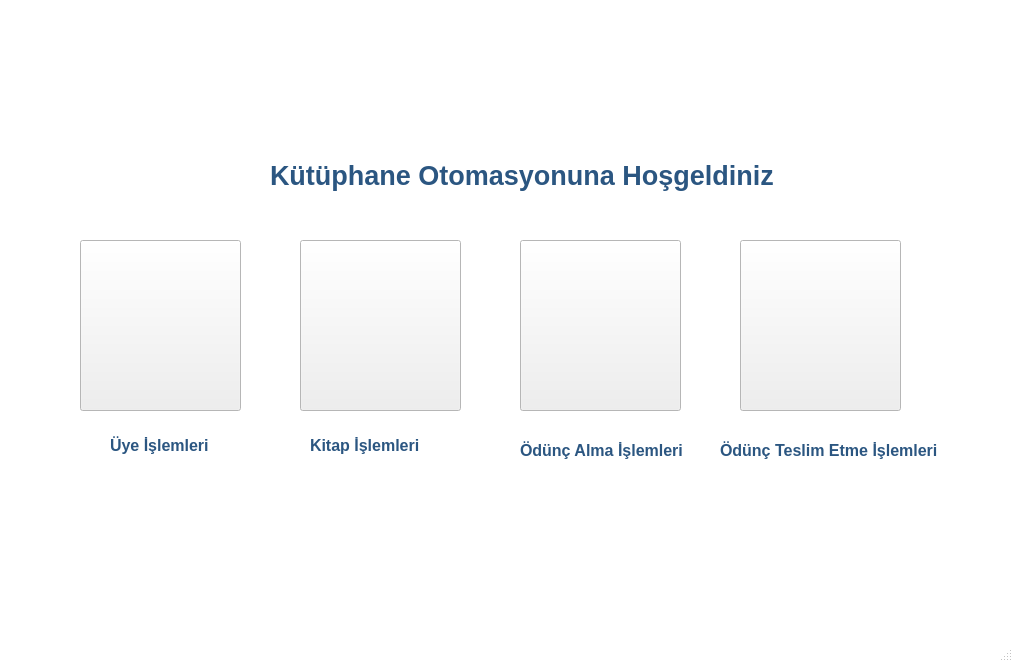
<?xml version="1.0" encoding="UTF-8"?>
<ui version="4.0">
 <class>MainWindow</class>
 <widget class="QMainWindow" name="MainWindow">
  <property name="geometry">
   <rect>
    <x>0</x>
    <y>0</y>
    <width>1013</width>
    <height>662</height>
   </rect>
  </property>
  <property name="palette">
   <palette>
    <active>
     <colorrole role="Window">
      <brush brushstyle="SolidPattern">
       <color alpha="255">
        <red>255</red>
        <green>255</green>
        <blue>255</blue>
       </color>
      </brush>
     </colorrole>
    </active>
    <inactive>
     <colorrole role="Window">
      <brush brushstyle="SolidPattern">
       <color alpha="255">
        <red>255</red>
        <green>255</green>
        <blue>255</blue>
       </color>
      </brush>
     </colorrole>
    </inactive>
    <disabled>
     <colorrole role="Base">
      <brush brushstyle="SolidPattern">
       <color alpha="255">
        <red>255</red>
        <green>255</green>
        <blue>255</blue>
       </color>
      </brush>
     </colorrole>
     <colorrole role="Window">
      <brush brushstyle="SolidPattern">
       <color alpha="255">
        <red>255</red>
        <green>255</green>
        <blue>255</blue>
       </color>
      </brush>
     </colorrole>
    </disabled>
   </palette>
  </property>
  <property name="windowTitle">
   <string>MainWindow</string>
  </property>
  <widget class="QWidget" name="centralwidget">
   <widget class="QLabel" name="label">
    <property name="geometry">
     <rect>
      <x>270</x>
      <y>150</y>
      <width>641</width>
      <height>51</height>
     </rect>
    </property>
    <property name="palette">
     <palette>
      <active>
       <colorrole role="WindowText">
        <brush brushstyle="SolidPattern">
         <color alpha="255">
          <red>43</red>
          <green>86</green>
          <blue>129</blue>
         </color>
        </brush>
       </colorrole>
      </active>
      <inactive>
       <colorrole role="WindowText">
        <brush brushstyle="SolidPattern">
         <color alpha="255">
          <red>43</red>
          <green>86</green>
          <blue>129</blue>
         </color>
        </brush>
       </colorrole>
      </inactive>
      <disabled/>
     </palette>
    </property>
    <property name="font">
     <font>
      <pointsize>20</pointsize>
      <bold>true</bold>
     </font>
    </property>
    <property name="text">
     <string>Kütüphane Otomasyonuna Hoşgeldiniz</string>
    </property>
   </widget>
   <widget class="QPushButton" name="uye_btn">
    <property name="geometry">
     <rect>
      <x>80</x>
      <y>240</y>
      <width>161</width>
      <height>171</height>
     </rect>
    </property>
    <property name="text">
     <string/>
    </property>
   </widget>
   <widget class="QLabel" name="label_2">
    <property name="geometry">
     <rect>
      <x>110</x>
      <y>430</y>
      <width>131</width>
      <height>31</height>
     </rect>
    </property>
    <property name="palette">
     <palette>
      <active>
       <colorrole role="WindowText">
        <brush brushstyle="SolidPattern">
         <color alpha="255">
          <red>43</red>
          <green>86</green>
          <blue>129</blue>
         </color>
        </brush>
       </colorrole>
      </active>
      <inactive>
       <colorrole role="WindowText">
        <brush brushstyle="SolidPattern">
         <color alpha="255">
          <red>43</red>
          <green>86</green>
          <blue>129</blue>
         </color>
        </brush>
       </colorrole>
      </inactive>
      <disabled/>
     </palette>
    </property>
    <property name="font">
     <font>
      <pointsize>12</pointsize>
      <bold>true</bold>
     </font>
    </property>
    <property name="text">
     <string>Üye İşlemleri</string>
    </property>
   </widget>
   <widget class="QLabel" name="label_3">
    <property name="geometry">
     <rect>
      <x>310</x>
      <y>430</y>
      <width>151</width>
      <height>31</height>
     </rect>
    </property>
    <property name="palette">
     <palette>
      <active>
       <colorrole role="WindowText">
        <brush brushstyle="SolidPattern">
         <color alpha="255">
          <red>43</red>
          <green>86</green>
          <blue>129</blue>
         </color>
        </brush>
       </colorrole>
       <colorrole role="Button">
        <brush brushstyle="SolidPattern">
         <color alpha="255">
          <red>230</red>
          <green>230</green>
          <blue>230</blue>
         </color>
        </brush>
       </colorrole>
      </active>
      <inactive>
       <colorrole role="WindowText">
        <brush brushstyle="SolidPattern">
         <color alpha="255">
          <red>43</red>
          <green>86</green>
          <blue>129</blue>
         </color>
        </brush>
       </colorrole>
       <colorrole role="Button">
        <brush brushstyle="SolidPattern">
         <color alpha="255">
          <red>230</red>
          <green>230</green>
          <blue>230</blue>
         </color>
        </brush>
       </colorrole>
      </inactive>
      <disabled>
       <colorrole role="Button">
        <brush brushstyle="SolidPattern">
         <color alpha="255">
          <red>230</red>
          <green>230</green>
          <blue>230</blue>
         </color>
        </brush>
       </colorrole>
      </disabled>
     </palette>
    </property>
    <property name="font">
     <font>
      <pointsize>12</pointsize>
      <bold>true</bold>
     </font>
    </property>
    <property name="text">
     <string>Kitap İşlemleri</string>
    </property>
   </widget>
   <widget class="QLabel" name="label_4">
    <property name="geometry">
     <rect>
      <x>520</x>
      <y>430</y>
      <width>211</width>
      <height>41</height>
     </rect>
    </property>
    <property name="palette">
     <palette>
      <active>
       <colorrole role="WindowText">
        <brush brushstyle="SolidPattern">
         <color alpha="255">
          <red>43</red>
          <green>86</green>
          <blue>129</blue>
         </color>
        </brush>
       </colorrole>
      </active>
      <inactive>
       <colorrole role="WindowText">
        <brush brushstyle="SolidPattern">
         <color alpha="255">
          <red>43</red>
          <green>86</green>
          <blue>129</blue>
         </color>
        </brush>
       </colorrole>
      </inactive>
      <disabled/>
     </palette>
    </property>
    <property name="font">
     <font>
      <pointsize>12</pointsize>
      <bold>true</bold>
     </font>
    </property>
    <property name="text">
     <string>Ödünç Alma İşlemleri</string>
    </property>
   </widget>
   <widget class="QLabel" name="label_5">
    <property name="geometry">
     <rect>
      <x>720</x>
      <y>430</y>
      <width>291</width>
      <height>41</height>
     </rect>
    </property>
    <property name="palette">
     <palette>
      <active>
       <colorrole role="WindowText">
        <brush brushstyle="SolidPattern">
         <color alpha="255">
          <red>43</red>
          <green>86</green>
          <blue>129</blue>
         </color>
        </brush>
       </colorrole>
      </active>
      <inactive>
       <colorrole role="WindowText">
        <brush brushstyle="SolidPattern">
         <color alpha="255">
          <red>43</red>
          <green>86</green>
          <blue>129</blue>
         </color>
        </brush>
       </colorrole>
      </inactive>
      <disabled/>
     </palette>
    </property>
    <property name="font">
     <font>
      <pointsize>12</pointsize>
      <bold>true</bold>
     </font>
    </property>
    <property name="text">
     <string>Ödünç Teslim Etme İşlemleri</string>
    </property>
   </widget>
   <widget class="QPushButton" name="kitap_btn">
    <property name="geometry">
     <rect>
      <x>300</x>
      <y>240</y>
      <width>161</width>
      <height>171</height>
     </rect>
    </property>
    <property name="text">
     <string/>
    </property>
   </widget>
   <widget class="QPushButton" name="al_btn">
    <property name="geometry">
     <rect>
      <x>520</x>
      <y>240</y>
      <width>161</width>
      <height>171</height>
     </rect>
    </property>
    <property name="text">
     <string/>
    </property>
   </widget>
   <widget class="QPushButton" name="teslim_btn">
    <property name="geometry">
     <rect>
      <x>740</x>
      <y>240</y>
      <width>161</width>
      <height>171</height>
     </rect>
    </property>
    <property name="text">
     <string/>
    </property>
   </widget>
  </widget>
  <widget class="QMenuBar" name="menubar">
   <property name="geometry">
    <rect>
     <x>0</x>
     <y>0</y>
     <width>1013</width>
     <height>26</height>
    </rect>
   </property>
  </widget>
  <widget class="QStatusBar" name="statusbar"/>
 </widget>
 <resources/>
 <connections/>
</ui>
